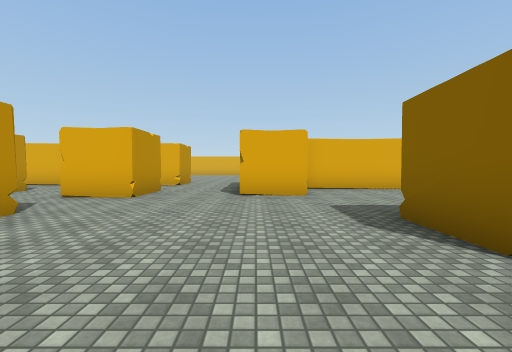
View 1 (above)

24 first-person views from a walk through a Unity game level. The camera is 1.3 m above the floor, tilts 2° down and sees 90° across. The floor is counted in squares, 2 m on a side. Each view is taken from the middle of a square. On the plan, view 1 faces up. The plan holds only what a view shows up to about 9 squares ahead; the rest is blank. The player character is not drawn. Some animated figures are left out. Some surface patterns are stand-ins.

View 2
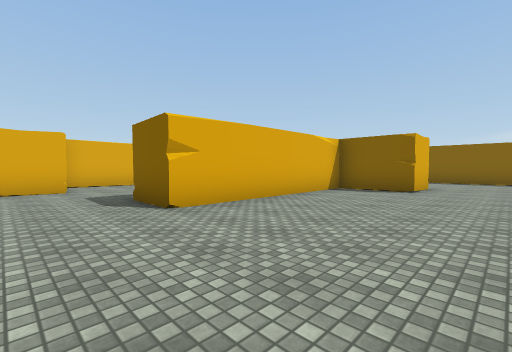

View 3
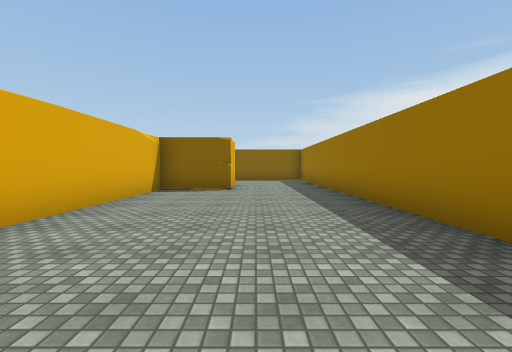

View 4
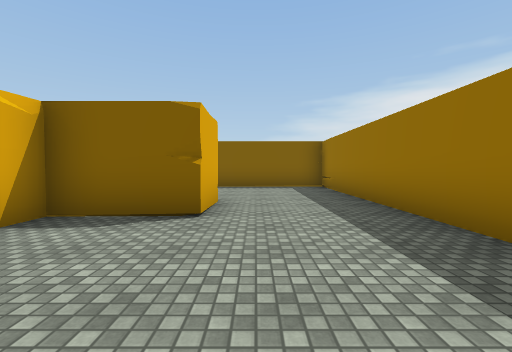

View 5
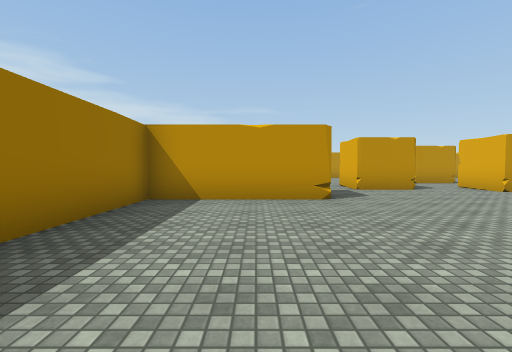

View 6
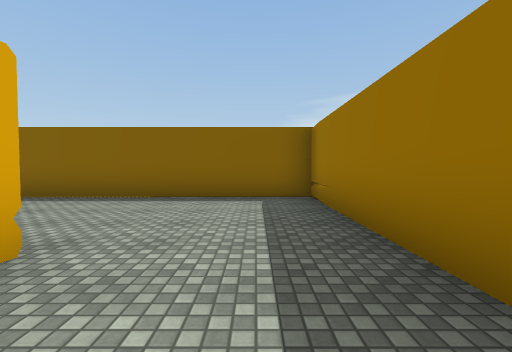

View 7
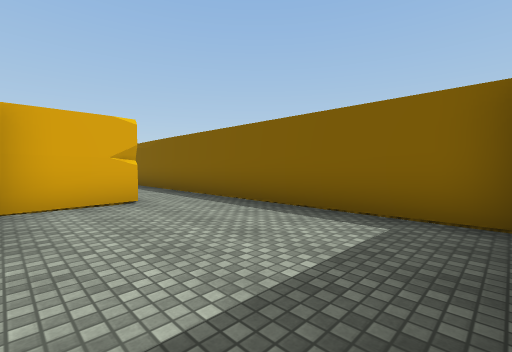

View 8
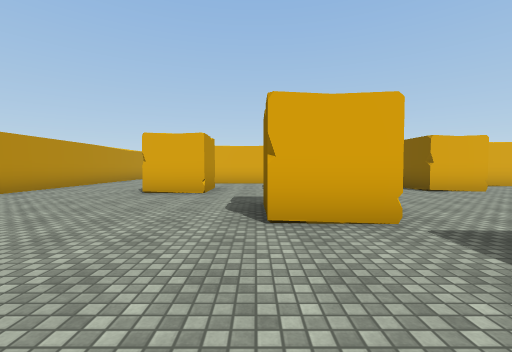

View 9
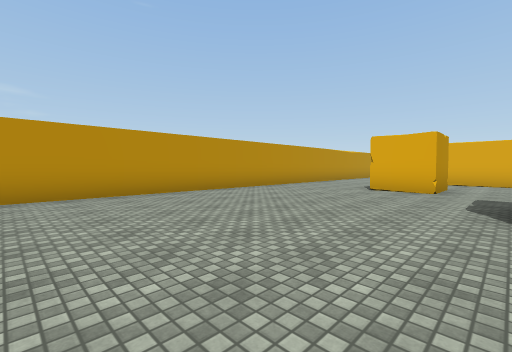

View 10
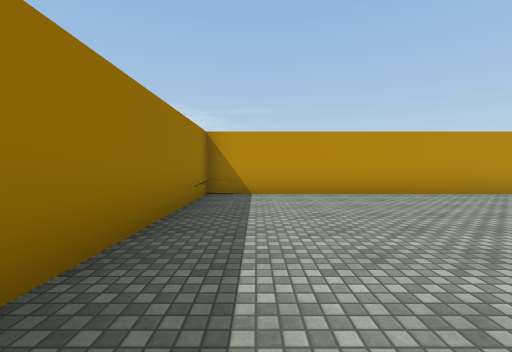

View 11
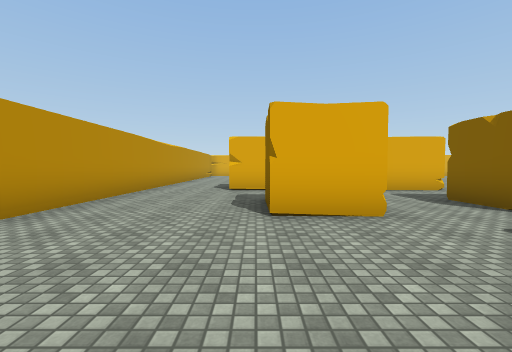

View 12
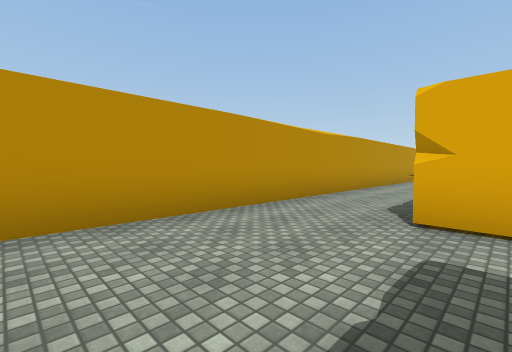

View 13
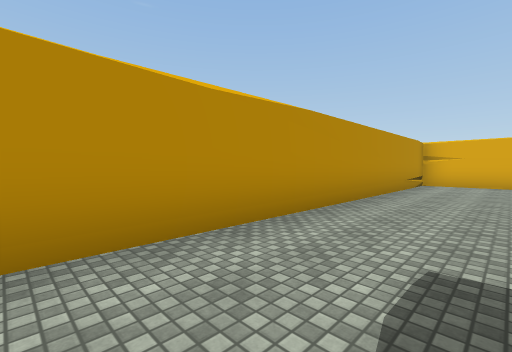

View 14
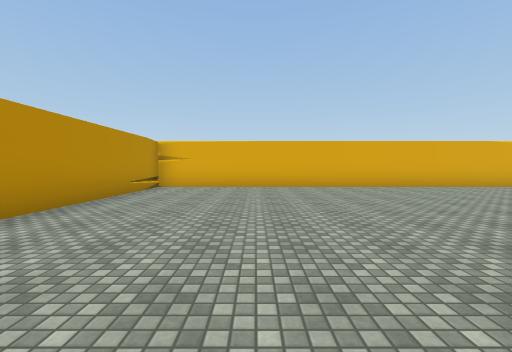

View 15
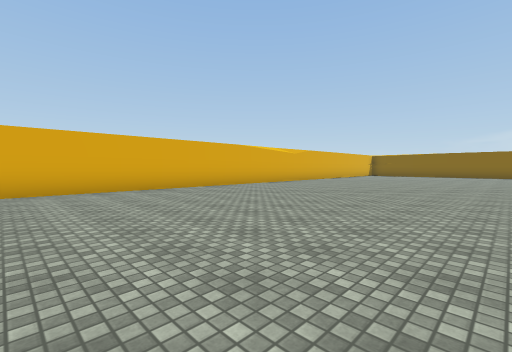

View 16
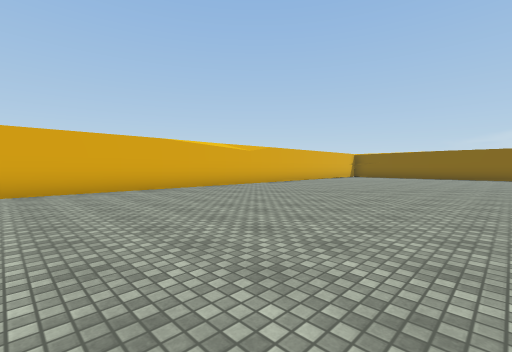

View 17
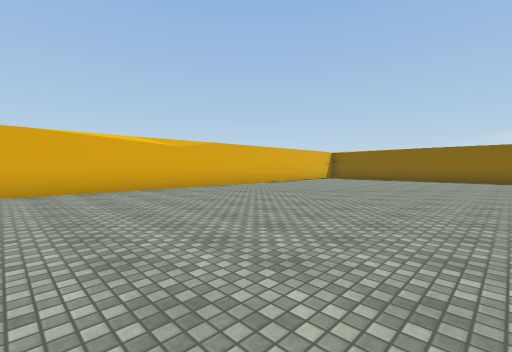

View 18
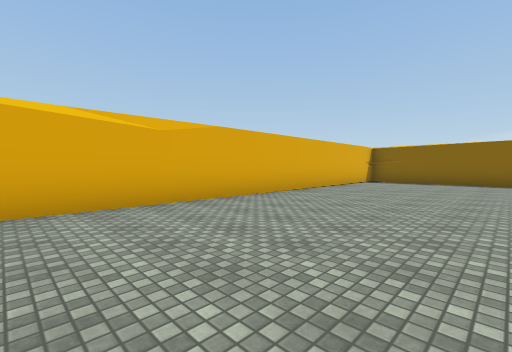

View 19
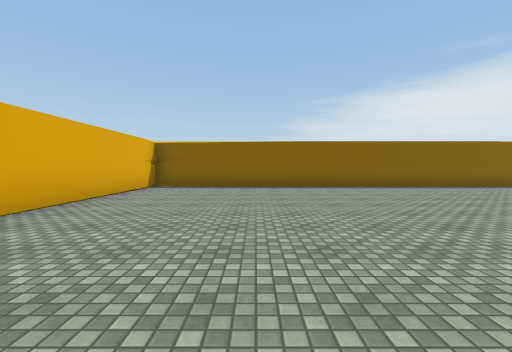

View 20
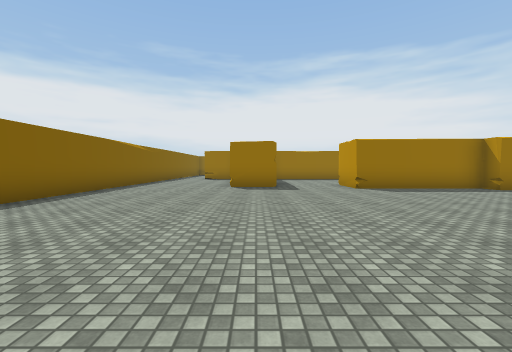

View 21
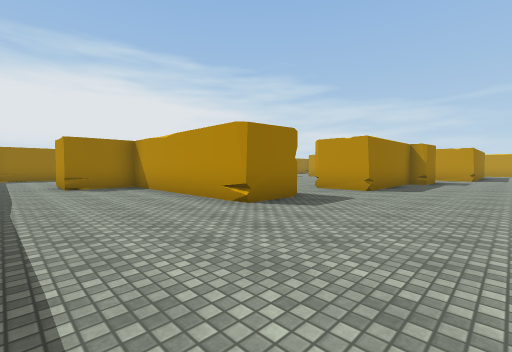

View 22
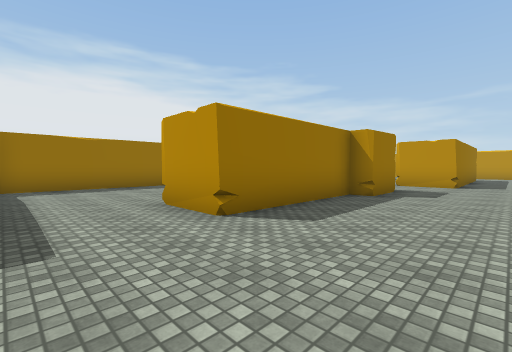

View 23
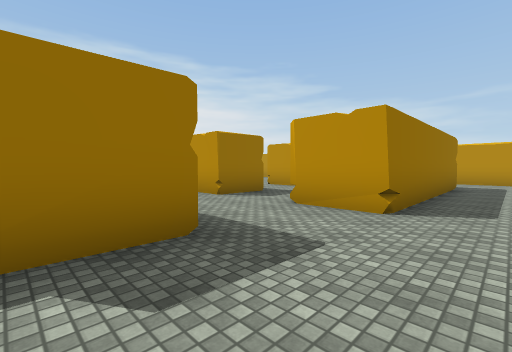

View 24
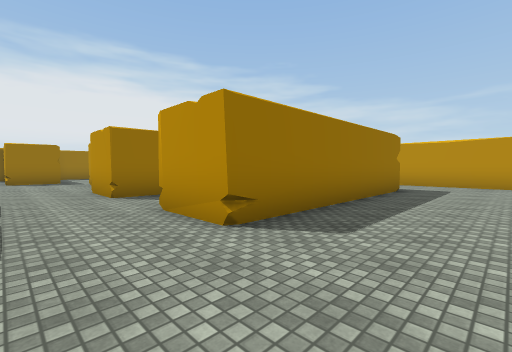

### Floor plan
Ten units are one square. View 1 is at (0, 0); x grows to the right and y downward. Boxes are objects, and circles mark ways between rooms. Rooms are numbered by the first view taken in them; rooms with no view inside come last. Other rooms are left out.
<svg viewBox="-117 -208 247 245">
<path fill="none" stroke="#000" d="M73 3 73 -17 18 -17 18 -34M89 3 74 3 73 -2M-11 -5 -11 32 125 32 125 -15M12 -58 -4 -58M107 -17 89 -17M107 -18 103 -17M-33 -37 -33 -19M-4 -98 12 -98 12 -93 50 -93 50 -75M-4 -58 -3 -72M-66 -92 -88 -92M-42 -57 -42 -71 -27 -71 -27 -54 -42 -54M-63 -70 -63 -54 -78 -54 -78 -67M-83 -91 -88 -92M-83 -91 -88 -92M-88 -108 -28 -108 -27 -92 -44 -92M72 -86 89 -86 89 -33 107 -33 107 -18M-33 -19 -49 -19 -49 -32M125 -80 125 -203 -112 -203 -112 32 -61 32M125 -15 125 -62M44 -76 14 -76M29 -33 70 -33M-44 -92 -66 -92"/>
<circle cx="-15" cy="-65" r="3" fill="#2a7"/>
<circle cx="-35" cy="-5" r="3" fill="#2a7"/>
<circle cx="-40" cy="-45" r="3" fill="#2a7"/>
<circle cx="115" cy="-25" r="3" fill="#2a7"/>
<circle cx="20" cy="-45" r="3" fill="#2a7"/>
<circle cx="65" cy="-80" r="3" fill="#2a7"/>
<circle cx="-35" cy="-85" r="3" fill="#2a7"/>
<circle cx="-55" cy="-65" r="3" fill="#2a7"/>
<circle cx="-70" cy="-85" r="3" fill="#2a7"/>
<text x="40" y="0">1</text>
<text x="-10" y="-110">2</text>
<text x="40" y="-60">3</text>
<text x="-60" y="-90">4</text>
</svg>
Room 1 opens to room 2. Room 1 opens to room 3. Room 2 opens to room 3. Room 2 opens to room 4.

Where each view was taken, in squares from view 1:
view 1: 0 up, 0 right, facing up
view 2: 2 down, 0 right, facing up-right
view 3: 1 down, 0 right, facing right
view 4: 1 down, 4 right, facing right
view 5: 1 down, 4 right, facing left
view 6: 2 down, 7 right, facing right
view 7: 3 down, 9 right, facing up-right
view 8: 1 down, 5 left, facing up
view 9: 2 down, 5 left, facing up-left
view 10: 2 down, 5 left, facing left
view 11: 2 up, 8 left, facing up
view 12: 6 up, 8 left, facing up-left
view 13: 10 up, 9 left, facing up-left
view 14: 12 up, 8 left, facing up
view 15: 13 up, 7 left, facing up-right
view 16: 13 up, 4 left, facing up-right
view 17: 13 up, 1 left, facing up-right
view 18: 16 up, 1 right, facing up-right
view 19: 17 up, 4 right, facing right
view 20: 17 up, 8 right, facing down
view 21: 12 up, 12 right, facing down-left
view 22: 12 up, 7 right, facing down-left
view 23: 12 up, 1 right, facing down-left
view 24: 13 up, 1 left, facing down-left
